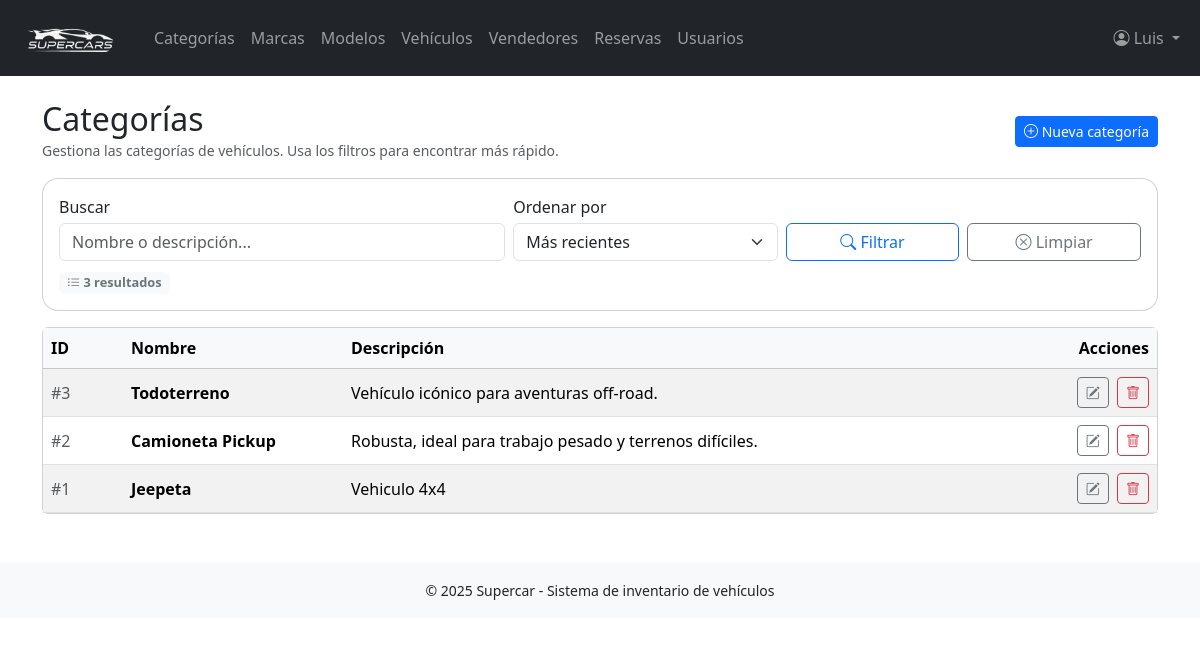
The app's page /categorias/listar.php (signed in) with its own data.
### tables this page shows
CREATE TABLE `categorias` (
  `id_categoria` int(11) NOT NULL,
  `nombre` varchar(100) NOT NULL,
  `descripcion` text DEFAULT NULL
);

### categorias/listar.php (the view, shortened to what this page needs)
<?php
require_once '../config/db.php';
require_once '../includes/header.php';
$busqueda = trim($_GET['q'] ?? '');
$orden    = $_GET['orden'] ?? 'recientes';
switch ($orden) {
    case 'recientes':
    default:
        $orden      = 'recientes';
        $orderBySql = 'id_categoria DESC';
        break;
}
$whereSql = '';
$params   = [];
$sqlCount = "SELECT COUNT(*) FROM categorias $whereSql";
$stmtCount = $pdo->prepare($sqlCount);
$stmtCount->execute($params);
$total_registros = (int)$stmtCount->fetchColumn();
$sql = "SELECT * FROM categorias $whereSql ORDER BY $orderBySql";
$stmt = $pdo->prepare($sql);
$stmt->execute($params);
$categorias = $stmt->fetchAll();
?>
<div class="page-header-super">
    <div>
        <h2>Categorías</h2>
        <small class="text-muted">
            Gestiona las categorías de vehículos. Usa los filtros para encontrar más rápido.
        </small>
    </div>
    <a href="crear.php" class="btn btn-primary btn-sm">
        <i class="bi bi-plus-circle"></i> Nueva categoría
    </a>
</div>
<div class="card filter-card mb-3">
    <div class="card-body">
        <form method="get" class="row g-2 align-items-end">
            <div class="col-md-5">
                <label for="q" class="form-label mb-1">
                    Buscar
                </label>
                <input
                    type="text"
                    name="q"
                    id="q"
                    class="form-control"
                    placeholder="Nombre o descripción..."
                    value="<?= htmlspecialchars($busqueda) ?>"
                >
            </div>
            <div class="col-md-4 col-lg-3">
                <label for="orden" class="form-label mb-1">
                    Ordenar por
                </label>
                <select
                    name="orden"
                    id="orden"
                    class="form-select"
                    onchange="this.form.submit()"
                >
                    <option value="recientes"   <?= $orden === 'recientes'   ? 'selected' : '' ?>>Más recientes</option>
                </select>
            </div>
            <div class="col-md-3 col-lg-2">
                <button type="submit" class="btn btn-outline-primary w-100">
                    <i class="bi bi-search"></i> Filtrar
                </button>
            </div>
            <div class="col-md-3 col-lg-2">
                <a href="listar.php" class="btn btn-outline-secondary w-100">
                    <i class="bi bi-x-circle"></i> Limpiar
                </a>
            </div>
        </form>
        <div class="mt-2">
            <span class="badge bg-light text-secondary badge-count">
                <i class="bi bi-list-ul"></i>
                <?= $total_registros ?> resultado<?= $total_registros === 1 ? '' : 's' ?>
            </span>
        </div>
    </div>
</div>
<div class="card">
    <div class="card-body p-0">
        <?php if ($total_registros > 0): ?>
            <div class="table-responsive">
                <table class="table table-hover table-striped align-middle mb-0">
                    <thead class="table-light">
                        <tr>
                            <th style="width: 80px;">ID</th>
                            <th style="width: 220px;">Nombre</th>
                            <th>Descripción</th>
                            <th style="width: 140px;" class="text-end">Acciones</th>
                        </tr>
                    </thead>
                    <tbody>
                    <?php foreach ($categorias as $cat): ?>
                        <tr>
                            <td class="text-muted">#<?= $cat['id_categoria'] ?></td>
                            <td>
                                <strong><?= htmlspecialchars($cat['nombre']) ?></strong>
                            </td>
                            <td>
                                <?= nl2br(htmlspecialchars($cat['descripcion'])) ?>
                            </td>
                            <td class="text-end">
                                <a href="editar.php?id=<?= $cat['id_categoria'] ?>"
                                   class="btn btn-sm btn-outline-secondary me-1"
                                   title="Editar">
                                    <i class="bi bi-pencil-square"></i>
                                </a>
                                <a href="eliminar.php?id=<?= $cat['id_categoria'] ?>"
                                   class="btn btn-sm btn-outline-danger"
                                   title="Eliminar"
                                   onclick="return confirm('¿Seguro que deseas eliminar esta categoría?');">
                                    <i class="bi bi-trash"></i>
                                </a>
                            </td>
                        </tr>
                    <?php endforeach; ?>
                    </tbody>
                </table>
            </div>
        <?php endif; ?>
    </div>
</div>
<?php require_once '../includes/footer.php'; ?>

### categorias/listar.php (style rules this page uses)
.page-header-super { display: flex; flex-wrap: wrap; align-items: center; justify-content: space-between; gap: .75rem; margin-bottom: 1rem; }
.page-header-super h2 { margin-bottom: 0; }
.filter-card { border-radius: 1rem; }
.badge-count { font-size: .8rem; }

### records on screen
categorias: id_categoria "3", nombre "Todoterreno", descripcion "Vehículo icónico para aventuras off-road."
categorias: id_categoria "2", nombre "Camioneta Pickup", descripcion "Robusta, ideal para trabajo pesado y terrenos difíciles."
categorias: id_categoria "1", nombre "Jeepeta", descripcion "Vehiculo 4x4"

### other values on screen
$_SESSION['usuario']['nombre'] "Luis"
$total_registros "3"
